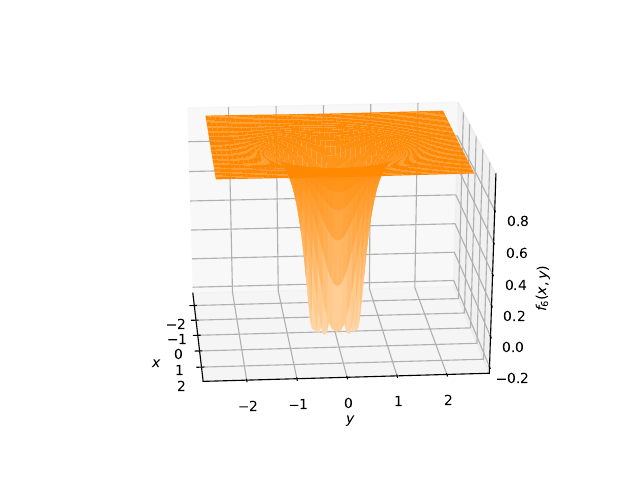

Here is the Python script that generated this plot:
import numpy as np
from mpl_toolkits.mplot3d import Axes3D  
import matplotlib.pyplot as plt
from matplotlib.colors import LinearSegmentedColormap
import random
# Define function f6
def f6(x, y):
    abs2 = x**2 + y**2
    return abs2 * np.sin(1. / abs2)
# Set parameters
x_min = -2.5
x_max = 2.5
y_min = -2.5
y_max = 2.5
step_size = 1.0e-2
# Create color map
colors =[(1, .84, .66), (1, .5333, 0)]
color_map = LinearSegmentedColormap.from_list("my_cmap", colors, N = 100)
# Generate data
x = np.arange(x_min, x_max, step_size)
y = np.arange(y_min, y_max, step_size)
X, Y = np.meshgrid(x, y)
z = np.array(f6(np.ravel(X), np.ravel(Y)))
Z = z.reshape(X.shape)
# Plot
fig = plt.figure()
fig.subplots_adjust(left=0, right=1, bottom=0, top=1)
ax = fig.add_subplot(111, projection='3d')
ax.plot_surface(X, Y, Z, cmap=color_map, antialiased=True)
ax.set_xlabel(r'$x$')
ax.set_ylabel(r'$y$')
ax.set_zlabel(r'$f_6(x,y)$')
fig.savefig("f6.pdf")
